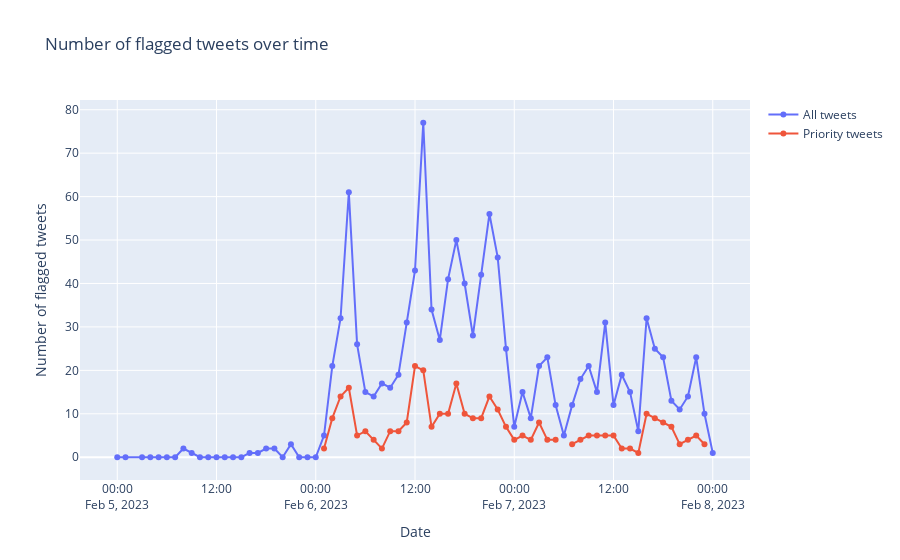

Notebook code cell kept with this figure:
### Code cell
# Use Plotly Go
import plotly.graph_objects as go

df2 = df.groupby('date_hour').agg({'prediction': 'sum', 'priority': 'sum'}).reset_index()
df2['priority'] = df2['priority'].apply(lambda x: np.nan if x == 0 else x)

# Create a figure
fig = go.Figure()
fig.add_trace(go.Scatter(x=df2['date_hour'], y=df2['prediction'], mode='lines+markers', name='All tweets'))
fig.add_trace(go.Scatter(x=df2['date_hour'], y=df2['priority'], mode='lines+markers', name='Priority tweets'))
fig.update_layout(title='Number of flagged tweets over time',
                     xaxis_title='Date',
                        yaxis_title='Number of flagged tweets')
fig.update_traces(hovertemplate='Date: %{x}<br>Number of flagged tweets: %{y}')
fig.show()
